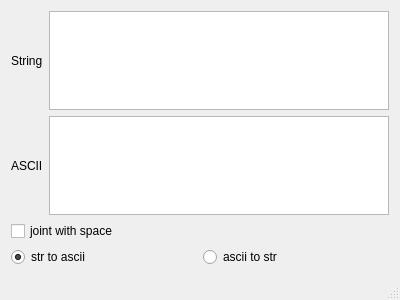
<?xml version="1.0" encoding="UTF-8"?>
<ui version="4.0">
 <class>MainWindow</class>
 <widget class="QMainWindow" name="MainWindow">
  <property name="geometry">
   <rect>
    <x>0</x>
    <y>0</y>
    <width>400</width>
    <height>300</height>
   </rect>
  </property>
  <property name="windowTitle">
   <string>Str Ascii Converter</string>
  </property>
  <widget class="QWidget" name="centralWidget">
   <layout class="QVBoxLayout" name="verticalLayout">
    <item>
     <layout class="QHBoxLayout" name="horizontalLayout">
      <item>
       <widget class="QLabel" name="label">
        <property name="text">
         <string>String</string>
        </property>
       </widget>
      </item>
      <item>
       <widget class="QTextEdit" name="edit_str"/>
      </item>
     </layout>
    </item>
    <item>
     <layout class="QHBoxLayout" name="horizontalLayout_2">
      <item>
       <widget class="QLabel" name="label_2">
        <property name="text">
         <string>ASCII</string>
        </property>
       </widget>
      </item>
      <item>
       <widget class="QTextEdit" name="edit_ascii"/>
      </item>
     </layout>
    </item>
    <item>
     <widget class="QCheckBox" name="checkBox_joinSpace">
      <property name="text">
       <string>joint with space</string>
      </property>
     </widget>
    </item>
    <item>
     <layout class="QHBoxLayout" name="horizontalLayout_3">
      <item>
       <widget class="QRadioButton" name="radioBtn_ToAscii">
        <property name="text">
         <string>str to ascii</string>
        </property>
        <property name="checked">
         <bool>true</bool>
        </property>
       </widget>
      </item>
      <item>
       <widget class="QRadioButton" name="radioBtn_ToStr">
        <property name="text">
         <string>ascii to str</string>
        </property>
       </widget>
      </item>
     </layout>
    </item>
   </layout>
  </widget>
  <widget class="QStatusBar" name="statusBar"/>
 </widget>
 <layoutdefault spacing="6" margin="11"/>
 <resources/>
 <connections/>
</ui>
